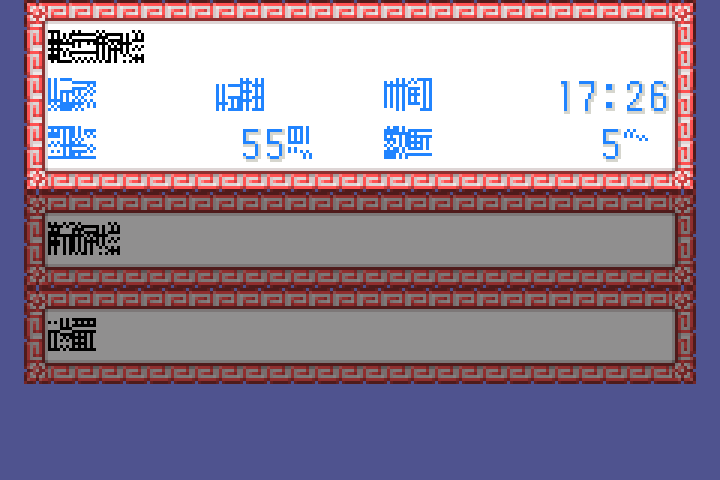
#> input picture .tmp/an/nav3_full_x3.png, 720 x 480 px
$ python shot_view.py nav3_full_x3.png
#> lines starting #> are read from the running program, lines starting #| are printed output that depends on the picture
# -*- coding: utf-8 -*-
"""shot_view.py - 把 mGBA 截图缩到 GBA 原生 240x160 并按亮度打成 ASCII，
  让纯文本模型能"看"到画面。用法： python shot_view.py <png> [x0 y0 x1 y1]
"""
from __future__ import annotations
import sys
import os

import numpy as np
from PIL import Image

RAMP = " .:-=+*#%@"

def main():
    p = sys.argv[1]
    im = Image.open(p).convert("RGB")
#> im is the input picture: PIL image 720x480 RGB; mean R, G, B 151.4, 135.7, 153.2
    w, h = im.size
#> w = 720; h = 480
    # mGBA 截图有边框；先按比例缩到接近 240x160 的内容区
    scale = min(240.0 / w, 160.0 / h)
#> scale = 0.333
    nw, nh = max(1, int(w * scale)), max(1, int(h * scale))
#> nw = 240; nh = 160
    im = im.resize((nw, nh), Image.LANCZOS)
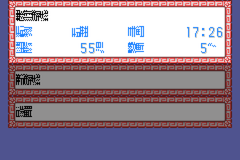
#> im: PIL image 240x160 RGB; mean R, G, B 151.3, 135.6, 153.2
    a = np.asarray(im).astype(np.float32)
    lum = (a[..., 0] * 0.299 + a[..., 1] * 0.587 + a[..., 2] * 0.114) / 255.0
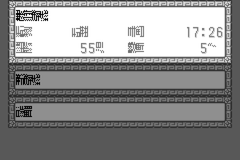
#> lum: shape (160, 240) float32; min 0, max 1, mean 0.558
    if len(sys.argv) >= 6:
        x0, y0, x1, y1 = (int(v) for v in sys.argv[2:6])
        lum = lum[y0:y1, x0:x1]
    # 每个字符代表 1 个 GBA 像素；横向再 x2 因为字符比像素高
    chars = []
    for row in range(0, lum.shape[0], 1):
        line = []
        for col in range(0, lum.shape[1], 1):
            v = lum[row, col]
            line.append(RAMP[min(int(v * (len(RAMP) - 1) * 1.6), len(RAMP) - 1)])
        chars.append("".join(line))
#> after the loop, chars = 160 items
    print("file=%s  native=%dx%d  crop=%s" % (os.path.basename(p), nw, nh,
                                              lum.shape[::-1] if lum.ndim == 2 else ""))
#| file=nav3_full_x3.png  native=240x160  crop=(240, 160)
    for ln in chars:
        print(ln)
#> this loop made 160 passes

if __name__ == "__main__":
    main()

$ run again, on .tmp/an/nav4_D.png
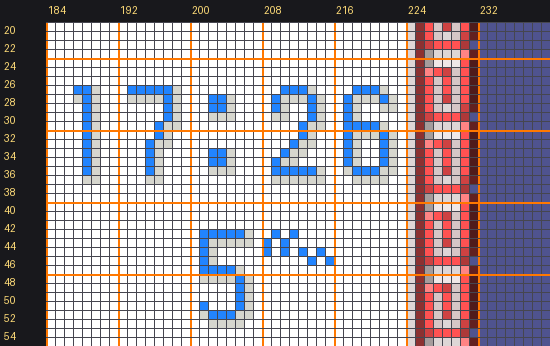
#> input picture .tmp/an/nav4_D.png, 550 x 346 px
#> in main, im is the input picture: PIL image 550x346 RGB; mean R, G, B 163, 153.6, 159.9
#> in main, `im = im.resize((nw, nh), Image.LANCZOS)`:
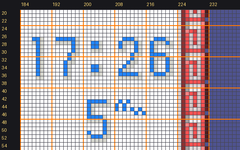
#> im: PIL image 240x150 RGB; mean R, G, B 160.8, 151.4, 157.3
#> in main, `lum = (a[..., 0] * 0.299 + a[..., 1] * 0.587 + a[..., 2] * 0.114) / 25..`:
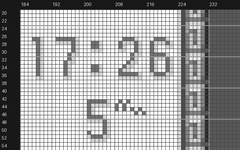
#> lum: shape (150, 240) float32; min 0.0247, max 1, mean 0.607
#> after the loop in main, `for row in range(0, lum.shape[0], 1):`: chars = 150 items
#| file=nav4_D.png  native=240x150  crop=(240, 150)
#> the loop in main, `for ln in chars:` made 150 passes
